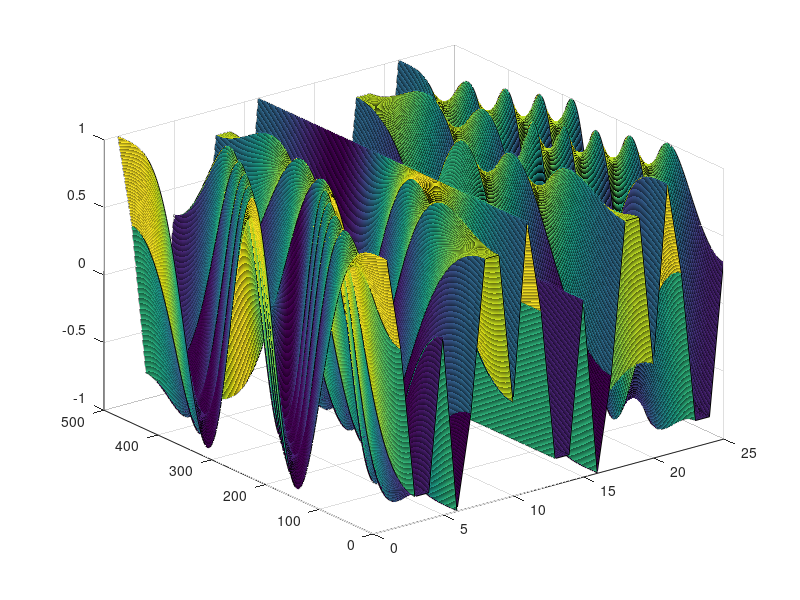
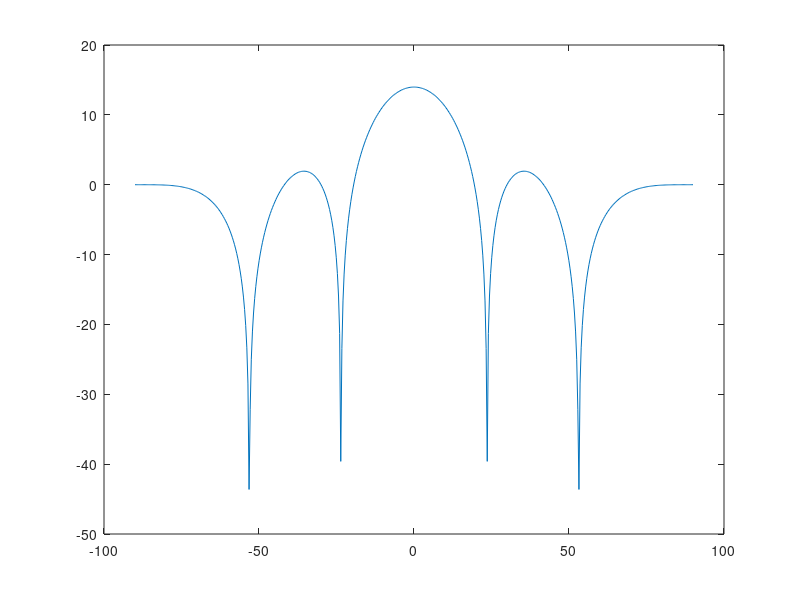
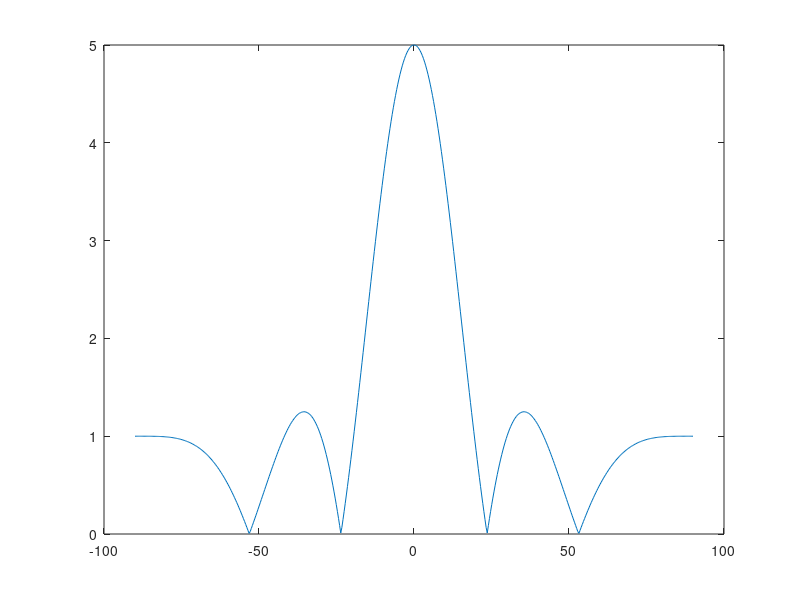
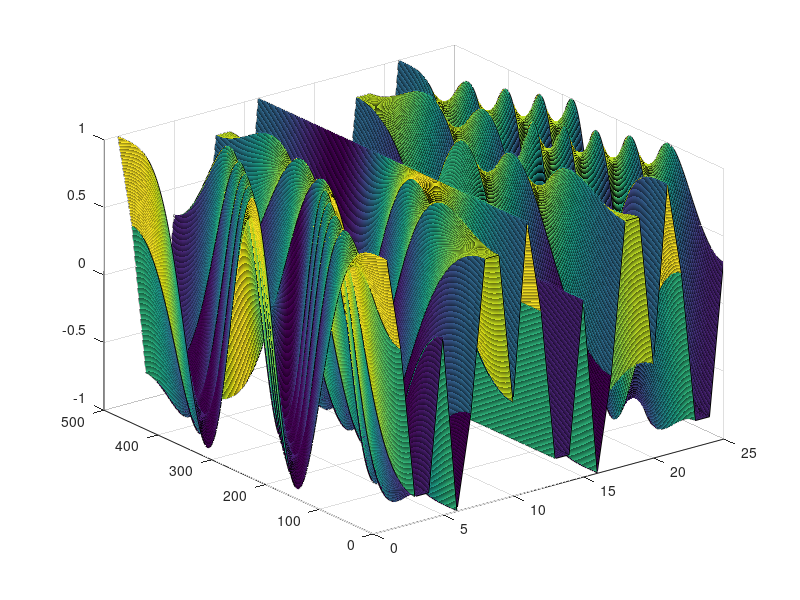

These charts were generated, in order, by the following MATLAB code:
% 
close all
clc
clear

N = 5;
M = 5;
d = 0.5;    % in wavelength

L = 500;

angle = linspace(-90,90,L)';  % in degree
theta = angle*pi/180;

x = (-(N-1)*d/2:d:(N-1)*d/2)';

S = exp(1i*2*pi*sin(theta)*x');  

psi = linspace(0,2*pi,M+1);   % actual input should be desired number plus 1
psi = psi(1:end-1)';
b = exp(1i*psi);

A = kron(S,b.');

%%
[X,Y] = meshgrid(1:25,1:500);
surf(X,Y,real(A))

%%
w = ones(N,1);
w(1) = 0;
figure
plot(angle,20*log10(abs(S*ones(N,1))))
figure
plot(angle,abs(S*ones(N,1)))

%%
d_dot = abs(S*ones(N,1));
d_dot(d_dot <= 2.2) = 0;
figure
plot(angle,d_dot);
%%
[X,Y] = meshgrid(1:N^2,1:500);
surf(X,Y,real(A));
%%
support = [];
deleted = [];
r = d_dot;
z = zeros(size(A,2),1);
%%
coherence_vector=abs(A'*r);
coherence_vector(deleted) = 0;
[val,idx] = max(coherence_vector);
%%
support = [support, idx];
% very unlikely need the following two lines, as what matters is the
% amplitude of the array factor (AF). The difference should also be in the
% amplitude, rather than the true complex domain. 
% b_ = [real(b);imag(b)];
% a_ = [real(desired_pattern;imag(desired_pattern)];

% alpha = pinv(abs(A(:,support)))*desired_pattern;    % what fuck? why this is not a scaler???????
z(support) = 1;
% r = desired_pattern - alpha(1)*abs(A(:,support)*z(support));
r = d_dot - abs(A(:,support)*z(support));
deleted = [deleted,(ceil(idx/M)-1)*M+1:ceil(idx/M)*M]; % ceil(idx/M) is the No. of groups, nth group 
% Need to delete No.ceil(idx/M) to No.floor(idx/M)+M
figure
subplot(2,1,1)
plot(angle,abs(r))
subplot(2,1,2)
% plot(angle,20*log10(alpha(1)*abs(A(:,support)*z(support))))
% plot(angle,20*log10(abs(A(:,support)*z(support))))
plot(angle,abs(A(:,support)*z(support)))
% end
%% plot all possible combination
figure
% for i = 1:1:25
%     subplot(5,5,i)
%     plot(angle,)
% 
% end
